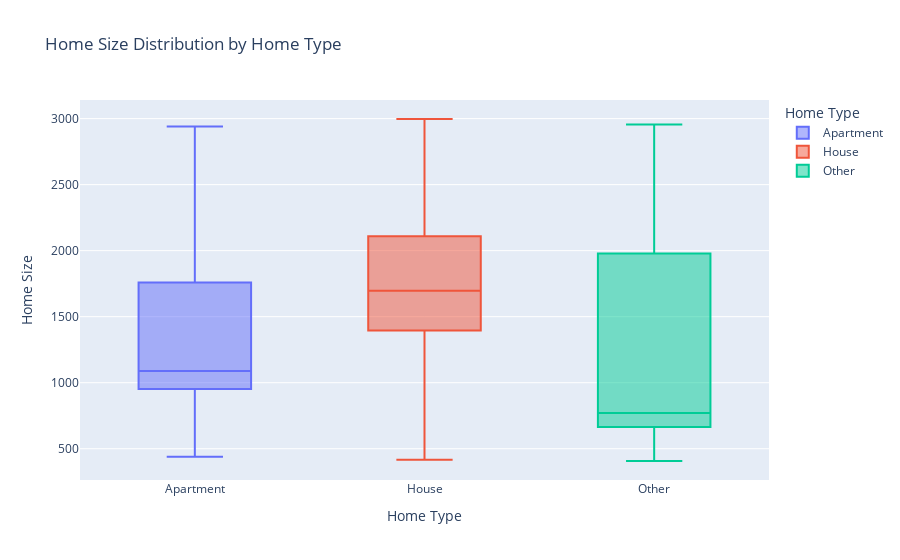

Notebook code for this chart:
### Code cell
fig = px.box(df, x='HomeType', y='HomeSize', title='Home Size Distribution by Home Type', labels={'HomeSize':'Home Size', 'HomeType':'Home Type'}, color='HomeType')
fig.show()

### Figure 1 — Plotly figure (JSON) as saved in the notebook; plotly's stock layout.template omitted (floating-point values rounded to 4 significant figures; data arrays with more than 128 entries replaced by an {"elided": "..."} marker saying what was removed)
{"data": [{"alignmentgroup": "True", "hovertemplate": "Home Type=%{x}<br>Home Size=%{y}<extra></extra>", "legendgroup": "Apartment", "marker": {"color": "#636efa"}, "name": "Apartment", "notched": false, "offsetgroup": "Apartment", "orientation": "v", "showlegend": true, "type": "box", "x": {"elided": "153 str values"}, "x0": " ", "xaxis": "x", "y": {"elided": "153 int values"}, "y0": " ", "yaxis": "y"}, {"alignmentgroup": "True", "hovertemplate": "Home Type=%{x}<br>Home Size=%{y}<extra></extra>", "legendgroup": "House", "marker": {"color": "#EF553B"}, "name": "House", "notched": false, "offsetgroup": "House", "orientation": "v", "showlegend": true, "type": "box", "x": {"elided": "228 str values"}, "x0": " ", "xaxis": "x", "y": {"elided": "228 int values"}, "y0": " ", "yaxis": "y"}, {"alignmentgroup": "True", "hovertemplate": "Home Type=%{x}<br>Home Size=%{y}<extra></extra>", "legendgroup": "Other", "marker": {"color": "#00cc96"}, "name": "Other", "notched": false, "offsetgroup": "Other", "orientation": "v", "showlegend": true, "type": "box", "x": ["Other", "Other", "Other", "Other", "Other", "Other", "Other", "Other", "Other", "Other", "Other", "Other", "Other", "Other", "Other", "Other", "Other", "Other", "Other", "Other", "Other", "Other", "Other", "Other", "Other", "Other", "Other", "Other", "Other", "Other", "Other", "Other", "Other", "Other", "Other", "Other", "Other", "Other", "Other", "Other", "Other", "Other", "Other", "Other", "Other", "Other", "Other", "Other", "Other", "Other", "Other", "Other", "Other", "Other", "Other", "Other", "Other", "Other", "Other", "Other", "Other", "Other", "Other", "Other", "Other", "Other", "Other", "Other", "Other", "Other", "Other", "Other", "Other", "Other", "Other", "Other", "Other", "Other", "Other", "Other", "Other", "Other", "Other", "Other", "Other", "Other", "Other", "Other", "Other", "Other", "Other", "Other", "Other", "Other", "Other", "Other", "Other", "Other", "Other", "Other", "Other", "Other", "Other", "Other", "Other", "Other", "Other", "Other", "Other", "Other", "Other", "Other", "Other", "Other", "Other", "Other", "Other", "Other"], "x0": " ", "xaxis": "x", "y": [600, 750, 650, 700, 680, 720, 780, 670, 620, 690, 730, 700, 760, 660, 610, 710, 770, 655, 715, 755, 690, 630, 765, 665, 640, 680, 625, 775, 675, 635, 695, 635, 770, 670, 640, 685, 630, 760, 675, 640, 600, 750, 650, 2402, 2095, 1233, 613, 517, 1129, 2747, 2857, 2603, 704, 421, 2433, 1522, 1544, 583, 599, 2859, 1435, 2405, 850, 1351, 1978, 560, 1305, 2064, 2711, 2160, 2204, 773, 2650, 1909, 2589, 1373, 2250, 2312, 2809, 407, 721, 1288, 2429, 2956, 2020, 1576, 751, 1444, 1401, 1652, 1917, 818, 1662, 1691, 1095, 1975, 419, 2652, 567, 789, 678, 589, 2859, 2715, 1965, 2575, 2274, 2875, 2628, 2859, 844, 2359, 567, 789, 678, 567, 765, 654], "y0": " ", "yaxis": "y"}], "layout": {"boxmode": "overlay", "legend": {"title": {"text": "Home Type"}, "tracegroupgap": 0}, "title": {"text": "Home Size Distribution by Home Type"}, "xaxis": {"anchor": "y", "categoryarray": ["Apartment", "House", "Other"], "categoryorder": "array", "domain": [0, 1], "title": {"text": "Home Type"}}, "yaxis": {"anchor": "x", "domain": [0, 1], "title": {"text": "Home Size"}}}}
